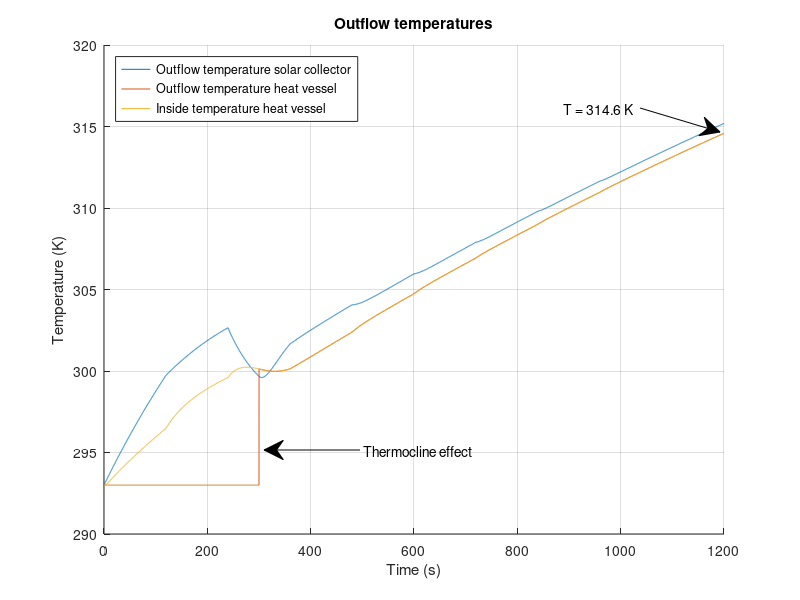

Here is the MATLAB script that generated this plot:
%%%%%%%%%%%%%%%%%%%%%%%%%%%%%%%%%%%%%%%%%%%%
% Matlab model for Solar Collector Group 10%
%%%%%%%%%%%%%%%%%%%%%%%%%%%%%%%%%%%%%%%%%%%%
clc;
clear;
close all;
%%
%%%%%%%%%%%
%Constants%
%%%%%%%%%%%
%Natural costants:
    sigma = 5.67*10^(-8);                       %Stefan-Boltzmann constant
    v_out = 4.5;                                %Velocity of air outside the solar collector [m/s]
    v_in = 0;                                   %Velocity of air inside the solar collector [m/s]
%Emissivity
    e_Cu = 0.22;                                %Copper tube, value 0.052
    e_glass = 0.95;
    e_PVC = 0.91;                               %PVC tube
    e_foam = 0.9;                               %foam foil
    e_Al = 0.04;                                %Aluminum tape
    e_paint = 0.95;                             %Emissivity of black paint (for comparison)
    e_wood = 0.94;
    e_CuMatte = 0.22;                           %Emissivity of the copper tube after making it less reflective (for comparison)
%Thermal conductivity
    k_air = 0.026;                              %Air [W/(m*K)]
    k_tempex =0.03;                             %Tempex plate [W/(m*K)]
    k_Cu = 400;                                 %Copper tube [W/(m*K)]
    k_wood = 0.12;                              %Wood casing [W/(m*K)]
    k_Po = 0.13;                                %Polyurethane tube [W/(m*K)]
    k_PVC = 0.19;                               %PVC thermal conduc [W/(m*K)]
    k_foil = 0.04;                              %Polyethylene foam foil [W/(m*K)]
    k_glass = 0.96;                             %Thermal conductivity of the glass plate [W/(m*K)]
%Heat transfer coefficient
    h_out_air = 10.45 - v_out + 10*(v_out)^(1/2);%Outside solar collector air [W/(m^2*K)]
    h_in_air = 10.45 - v_in + 10*(v_in)^(1/2);  %Inside solar collector air [W/(m^2*K)]
    h_air = 2.5;                                %Still standing 298K air [W/(m^2*K)]
%Specific heat
    c_water = 4186;                             %Specific heat water [J/kgK]
    c_Cu = 386;                                 %Specific heat copper [J/kgK]
    c_Al = 922;                                 %Specific heat aluminium[J/kgK]
    c_air = 1007;                               %Specific heat air[J/kgK]
%Measurements
    D_Cu = 0.012;                               %Diameter of the copper tube [m]
    D_PolyTube = 0.008;                         %Diameter of the polyurathane pump tubes [m]
    R_Cu1 = 0.005;                              %Inner radius of the copper tube [m]
    R_Cu2 = 0.006;                              %Outer radius of  the copper tube [m]
    V_air = 0.04911;                            %Volume of the air in the solar collector [m^3]
    V_Al = 8.96*10^(-5);                        %Total volume of the aluminum tape
    L_Cu_SC = 6.63;                             %Length of the copper tube in the solar collector [m]
    L_CuTube = 6.630;                           %Total length of tube that's exposed to the air [m]
    L_PolyTube1 = 3;                            %Total length of polyurathane pump tube 1 [m]
    L_PolyTube2 = 3;                            %Total length of polyurathane pump tube 2 [m]
    d_frame = 0.05;                             %Thickness of the pinewood frame [m]
%Measurements Heat storage vessel
    D_pvc = 0.050;                              %Diameter PVC tube [m]
    R_pvcThick = 0.0018;                        %PVC wall thickness
    R_pvc1 = (D_pvc/2) - R_pvcThick;            %Inner Radius PVC tube [m]
    R_pvc2 = (D_pvc/2);                         %Outer Radius PVC tube [m]
    N_insLayers = 6;                            %Number of insulating polyethylene foam foil layers [m]
    R_polyFoil = N_insLayers * 0.003;           %Radius thickness polyethylene foam foil [m]
    L_Tube_HV = 0.71;                           %PVC length [m]
%Measurements for in- and outlet connectors
    D_Po = 0.012;                               %Diameter of the polyurethane tube [m]
    R_Po1 = 0.004;                              %Inner radius of the polyurethane tube [m]
    R_Po2 = 0.006;                              %Outer radius of the polyurethane tube [m]
    L_Tube_HV_to_SC = 3;                        %Half of general setup length, HV to SC [m]
    L_Tube_SC_to_HV = 3;                        %Half of general setup length, SC to HV [m]
%Areas
    A_RadCu = 4*D_Cu*1.4+3*0.5*0.25*pi*(0.0898^2-0.0778^2)+2*0.012*0.15; %Sunlit area of the copper tube [m^2]
    A_RadAl = 0.670*1.4 - 4*0.012*1.4;                      %Sunlit area of the aluminum troughs [m^2]
    A_AirCu = 1.4*pi*D_Cu + 3*4.9594762*10^(-3) + 0.05*pi*D_Cu + 2*0.1*pi*D_Cu; %Area of the copper tube that's exposed to the air [m^2]
    A_AirTape = 1.971;                                      %Area of the aluminum tape that is exposed to the air [m^2]
    A_AirSS = 2*(1.64*0.67)+2*(0.67*0.065)+2*(0.065*1.72);  %Area of solar collector that is exposed to the air [m^2]
    A_frame = 2*(0.67*0.065)+2*(0.065*1.72);                %Area of sides touching pinewood [m^2]
    A_HV = 2*pi*(R_pvc2+R_polyFoil)*L_Tube_HV;              %Area of heat vessel [m^2] %%%%CHECK THIS
%Intensity
    I_sun = 1000;                               %Intensity of the artificial sun [W/m^2]
%Temperatures
    T_sur = 293;                                %Temperature of the surroundings [K]
    T_in = 293;                                 %Temperature of the incoming water [K]
%Density
    rho_w = 1000;                               %Density of water [kg/m^3]
    rho_Cu = 8.9*10^3;                          %Density of copper [kg/m^3]
    rho_air = 1.29;                             %Density of air [kg/m^3]
    rho_Al = 2.70*10^3;                         %Density of aluminum [kg/m^3]
%Variables
    test_length = 20;                           %Given time in test [minutes]
    flowrate = 0.1;                             %Initial flowrate [L/min]
%%
%%%%%%%%%%%%%%
%Calculations%
%%%%%%%%%%%%%%
%%Length of simulation%%
t_end = test_length*60;                 %End time [s]
t_step = 0.1;                           %Step size [s]
Steps = t_end/t_step;                   %Amount of steps

%%HEAT VESSEL%%
T_HV_table = zeros(3,Steps+1);          %Heat vessel table for data logging
T_HV_table(1,:) = 0:t_step:t_end;
T_HV_out=T_in;                          %Beginning temperature of water in the heat vessel [K]
m_SC_water = 0.512;                     %Max mass of water in the solar collector [kg]
m_HV_water = 1.2;                       %Max mass of water in the heat vessel  [kg]
m_out_tube =1/4*pi*((D_Po -2*0.002)^2)*L_Tube_HV_to_SC ;    %Max mass of water in the outlettubing [kg]
m_hv_frac = 0;                           %Initial fraction hot water to cold water [-]

%%Thermocline HV start values%%
m_HV_new = 0;                           %Starting mass of hot water in HV  [kg]
m_HV_old = m_HV_water;                  %Starting mass of cold water in HV [kg]
T_HV_inside = T_in;                     %Starting temperature HV [K]

%%Tube Heat vessel --> Solar Collector%%
m_PolyTube1_water = (1/4)*pi*D_PolyTube^2*L_PolyTube1*rho_w;                %Maximum amount of water in the tube [kg]
T_SC_in = T_in;                                                             %Starting temperature [K]

%%SOLAR COLLECTOR%%
T_SC_table = zeros(3,Steps+1);          %Solar collector table for data logging
T_SC_table(1,:) = 0:t_step:t_end;
T_SC_out=T_in;                          %Beginning temperature of water in the solar collector [K]
I_glass = I_sun*e_glass;                %Intensity after absorption of glass plate [W/m^2]
%%Aluminium reflection and absorption rates%%
dQdt_RadAl = (1-e_Al)*A_RadAl*I_glass;              %Energy that is reflected by the aluminum tape [W]
dQdt_RadAl_in = (e_Al)*A_RadAl*I_glass;             %Energy that is absorbed by the aluminum tape [W]
dQdt_RadCu = e_Cu*A_RadCu*I_glass + e_Cu*dQdt_RadAl;  %Energy that is absorbed by the copper tube due to radiation [W]

%SC glass plate calculations
d_glass = 0.004;                                                            %Thickness of the glass plate [m]
A_glass = 0.67*(1.640+0.080);                                               %Area of the glass plate [m]

%%Tube Solar Collector --> Heat vessel%%
m_PolyTube2_water = (1/4)*pi*D_PolyTube^2*L_PolyTube2*rho_w;                %Maximum amount of water in the tube [kg]
T_HV_in = T_in;                                                             %Starting temperature [K]

%%General%%
m_Cu = (L_Cu_SC*pi*R_Cu2^2 - L_Cu_SC*pi*R_Cu1^2)*rho_Cu;                    %Mass of the copper tube in the solar collector [kg]
m_air = rho_air*V_air;                                                      %Mass of the air in the solar collector [kg]
m_Al = rho_Al*V_Al;                                                         %Total mass of the aluminum tape [kg]
T_air = T_in;                                                               %Starting temperature of the air [K]
T_Al = T_in;                                                                %Starting temperature of the aluminum tape [K]
m_flow = (flowrate/60/1000)*rho_w*t_step;                                   %Mass of water inflow from pump during t_step [kg]
%%
for t=0:t_step:t_end
    %%
    %%%%%%%%%%%%%%%%%%%%%%%%%%%%%%%%%%%%%%%%
    %       Variable flowrate              %
    %%%%%%%%%%%%%%%%%%%%%%%%%%%%%%%%%%%%%%%%
    if (120<t && t<1080)                                                   %Varying flow rate between 2 minutes and 18 minutes
          xStart = 0.2;                                                    %Flow rate after 2 minutes
          steptime = 0.4;                                                  %Stepsize of the flow rate after every 2 minutes
          N = 8;                                                           %Amount of steps
          pump = xStart + (0:N-1)*steptime;                                %Ceating array with differnt flow rates
          flowrate = pump(round((t-60)/120));                              %At what time which array (flow rate) should be picked
          m_flow = (flowrate/60/1000)*rho_w*t_step;                        %Mass of water inflow from pump during t_step [kg]
    elseif (1080<t && t<1200)                                              %Flow rate between 18 minutes and 20 minutes
          flowrate = 3;                                                    %Flow rate [L/min]
          m_flow = (flowrate/60/1000)*rho_w*t_step;                        %Mass of water inflow from pump during t_step [kg]
    end
    %%
    %%%%%%%%%%%%%%%%%%%%%%%%%%%%%%%%%%%%%%%%
    %       Equations for the vessel       %
    %%%%%%%%%%%%%%%%%%%%%%%%%%%%%%%%%%%%%%%%    
    %%%%%Insulation heat loss%%%%
    R_HV_PVC_cond = R_pvc1/(k_PVC*(2*pi*R_pvc2*L_Tube_HV));                     %Thermal resitance of conduction through PVC [K/W]
    R_HV_ins_Cond =  (log((R_pvc2 + R_polyFoil)/R_pvc2)) / (k_foil*A_HV);   %Thermal resitance of conduction through poly foam foil [K/W]
    R_HV_ins_Conv = 1 / (h_air*A_HV);                                       %Thermal resitance of convection outside poly foam foil [K/W]
    HL_RadOut_PVC = e_PVC * sigma * A_HV * (T_HV_inside^4 - T_sur^4);   %Heat loss due to radiation PVC [W]
    HL_RadOut_foam = e_foam * sigma * A_HV * (T_HV_inside^4 - T_sur^4); %Heat loss due to radiation foam foil [W]
    R_HV_ins_total = R_HV_PVC_cond + R_HV_ins_Cond + R_HV_ins_Conv;         %Total thermal resistance in series [K/W]
    %Total heat flow through insulation multiplied with fraction hot water
    dQdt_HV_insulation = m_hv_frac*(-((T_HV_inside - T_sur ) / R_HV_ins_total)-HL_RadOut_PVC-HL_RadOut_foam);   
    
    %%%%%End caps heat loss%%%%
    R_HV_cap_Conv = 1 /h_air*pi*(R_pvc2+R_pvcThick).^2;                     %Thermal resistance due to convection on end caps [K/W]
    R_HV_cap1 = R_pvcThick / (k_PVC * (pi*R_pvc2).^2);                      %Thermal resistance end-cap [K/W]
    R_HV_cap2 = R_HV_cap1;                                                  %Thermal resistance upper end cap [K/W]
    if m_hv_frac == 1
        %If heatvessel is full of hot water, heat loss from both end caps is presumed
        R_HV_caps_total = R_HV_cap1 + R_HV_cap2 + 2*R_HV_cap_Conv;
        dQdt_HV_caps = -((T_HV_inside - T_sur ) / R_HV_caps_total);
    else
        %If hot water not at bottom HV, only 1 end-cap
        R_HV_caps_total = R_HV_cap1 + R_HV_cap_Conv;                        
        dQdt_HV_caps = -((T_HV_inside - T_sur ) / R_HV_caps_total);
    end
    
    %%%%Total heat flow storage vessel%%%%
    dQdt_HV_total = dQdt_HV_insulation + dQdt_HV_caps;                      %Total heat flow storage vessel [W/m^2]
    
    %%%%Calculate internal temperature%%%%
    delta_T = (dQdt_HV_total*t_step/(m_HV_water*c_water));                  %Resulting delta T of heat flow [K]
    T_HV_inside = T_HV_inside+delta_T;                                      %Resulting internal temperature [K]
    
    %%%%Thermocline effect%%%% 
    if (m_HV_new < m_HV_water)                                              % Cold region thermocline provides outlfow HV
        m_HV_new = m_HV_new + m_flow;
        T_HV_inside = (m_flow*T_HV_in + T_HV_inside*m_HV_new)/(m_HV_new + m_flow);
        m_hv_frac = m_HV_new / m_HV_water;                                  %Fraction hot to cold water in HV
        m_HV_old = m_HV_old - m_flow;
        T_HV_out = T_in;                                                    %Resulting temperature outlfow if full of hot water
    else                                                                    %Thermocline when cold water has been dispersed
        T_HV_inside = (m_flow*T_HV_in + T_HV_inside*m_HV_new)/(m_HV_new + m_flow);
        m_hv_frac = 1;                                                      %Fraction of cold water to hot water is 1, used for heat losses in HV
        T_HV_out = T_HV_inside;                                             %Resulting temperature outlfow if not full of hot water
    end
    
    %%%%Log HV data for plotting%%%%
    Column = round((1/t_step)*t+1);                                         %Table time step counter
    T_HV_table(2,Column)=T_HV_out;                                          %Assign value for T_HV_out to the right space
    T_HV_table(3,Column)=dQdt_HV_total;                                     %Assign value for dQdt_HV_total to the right space
    T_HV_table(4,Column)=T_HV_inside;                                       %Assign value for inside temperature heat vessel
    
    %%
    %%%%%%%%%%%%%%%%%%%%%%%%%%%%%%%%%%%%%%%%
    %Tube 1 Heat vessel --> Solar collector%
    %%%%%%%%%%%%%%%%%%%%%%%%%%%%%%%%%%%%%%%%
    %%%%Inflow temperature%%%%
    m_PolyTube1_old = m_PolyTube1_water - m_flow;                           %Mass of water from t-t_step [kg]
    m_PolyTube1_new = m_flow;                                               %Mass of water added to the heat vessel during t_step [kg]
    T_SC_in = (m_PolyTube1_old*T_SC_in + m_PolyTube1_new*T_HV_out)/(m_PolyTube1_old+m_PolyTube1_new); %Inflow temperature [K] 
    
    %%%%Thermal resistance%%%%
    R_tube_out_Cond =  (log(R_Po2 /R_Po1)) / ((2*pi*k_Po*L_Tube_HV_to_SC ));%Thermal resitance of conduction outlet tubing [K/W]
    R_tube_out_Conv = 1 / (h_air*(2*pi*R_Po2)*L_Tube_HV_to_SC) ;           %Thermal resitance of convection outlet tubing [K/W]
    R_tube_out_total = R_tube_out_Cond + R_tube_out_Conv;                  %Total thermal resistance in series [K/W]
    
    %%%%Total heat flowflow%%%%
    dQdt_PolyTube1_total = -((T_HV_out - T_sur ) / R_tube_out_total);       %Total heat flow HV to SC[W/m^2]
    
    %%%%Outflow temperature
    delta_T = (dQdt_PolyTube1_total*t_step/(m_PolyTube1_water*c_water));    %Resulting delta T of heat flow [K]
    T_SC_in = T_SC_in+delta_T;                                              %Resulting outflow temperature [K]
    
    %%
    %%%%%%%%%%%%%%%%%%%%%%%%%%%%%%%%%%%%%%%%
    %  Equations for the solar collector   %
    %%%%%%%%%%%%%%%%%%%%%%%%%%%%%%%%%%%%%%%%
    m_SC_old = m_SC_water - m_flow;                                         %Mass of water from t-t_step [kg]
    m_SC_new = m_flow;                                                      %Mass of water added to the solar collector during t_step [kg]
    T_SC_out = (m_SC_old*c_water*T_SC_out + m_Cu*c_Cu*T_SC_out + m_SC_new*c_water*T_SC_in)/(m_SC_old*c_water + m_Cu*c_Cu + m_SC_new*c_water);

    %%%Heat transfer mechanisms in the solar collector%%%	
    dtQt_RadOut = e_Cu * sigma * A_AirCu * (T_SC_out^4 - T_air^4);          %Heat loss due to radiation [W]                
    R_CondOut = (log(R_Cu2/R_Cu1)) / (2*pi*k_Cu*L_CuTube);                  %Thermal resistance due to conduction in the copper tube [K/W]
    R_Cu_conv = 1 / (h_air*A_AirCu);                                         %Thermal resistance due to convection [K/W]
    R_SC_total = R_CondOut + R_Cu_conv;                                     %The total of all the thermal resistances [K/W]
  
    %%%%Total heat flow solar collector%%%%
    dQdT_SC_tube = ((T_SC_out - T_air) / R_SC_total);
    dQdt_SC_total = dQdt_RadCu - dQdT_SC_tube - dtQt_RadOut;        %Total heat flow solar collector [W/m^2]
    
    %%%%Calculate internal temperature%%%%    
    delta_T = (dQdt_SC_total*t_step)/(m_SC_water*c_water + m_Cu*c_Cu);      %Resulting delta T of heat flow [K]
    T_SC_out=T_SC_out+delta_T;                                              %Resulting outflow temperature [K]
    
    %%%%Log SC data for plotting%%%%
    Column = round((1/t_step)*t+1);                                         %Table time step counter
    T_SC_table(2,Column)=T_SC_out;                                          %Assign value for T to the right space
    T_SC_table(3,Column)=delta_T;                                           %Assign value for T to the right space
    
    %%
    %%%%%%%%%%%%%%%%%%%%%%%%%%%%%%%%%%%%%%%%
    %Tube 2 Solar collector --> Heat vessel%
    %%%%%%%%%%%%%%%%%%%%%%%%%%%%%%%%%%%%%%%%
    m_PolyTube2_old = m_PolyTube1_water - m_flow;                           %Mass of water from t-t_step [kg]
    m_PolyTube2_new = m_flow;                                               %Mass of water added to the heat vessel during t_step [kg]
   
    T_HV_in = (m_PolyTube2_old*T_HV_in + m_HV_new*T_SC_out)/(m_PolyTube2_old+m_HV_new); %Average internal HV temperature with inflow from SC [K]
    
    R_tube_in_Cond =  (log(R_Po2 /R_Po1)) / ((2*pi*k_Po*L_Tube_SC_to_HV )); %Thermal resitance of conduction inlet tubing [K/W]
    R_tube_in_Conv = 1 / (h_air*(2*pi*R_Po2)*L_Tube_SC_to_HV) ;             %Thermal resitance of convection inlet tubing [K/W]
    R_tube_in_total = R_tube_in_Cond + R_tube_in_Conv;                      %Total thermal resistance in series [K/W]
    
    %%%%Total flow
    dQdt_PolyTube2_total = -((T_HV_in - T_sur ) / R_tube_in_total);         %Total heat flow general setup SC to HV [W/m^2]

    delta_T = (dQdt_PolyTube2_total*t_step/(m_PolyTube2_water*c_water));    %Resulting delta T of heat flow [K]
    T_HV_in = T_HV_in+delta_T;                                              %Resulting outflow temperature [K]
        
    %%
    %%%%%%%%%%%%%%%%%%%%%%%%%%%%%%%%%%%%%%%%
    %            Air Temperature           %
    %%%%%%%%%%%%%%%%%%%%%%%%%%%%%%%%%%%%%%%%
    %To calculate dQdt_air_total, first the temperature of the aluminum tape has to be determined:
    dQdt_Al_conv = h_air*A_AirTape*(T_Al-T_air);                            %Convective heat loss aluminium tape [W/m^2]
    dQdt_Al_total = dQdt_RadAl_in - dQdt_Al_conv;                           %Total heat flow aluminium tape [W/m^2]
    delta_T = (dQdt_Al_total*t_step)/(m_Al*c_Al);                           %Resulting delta T aluminium tape [K]
    T_Al = T_Al + delta_T;                                                  %Temperature aluminium tape after delta T [K]

    %Air temperature:
    dQdt_CondEnv = -(k_wood * A_frame * (T_air - T_sur))/d_frame;               %Heat flow to the environment through the wood by conduction [W/m^2]
    dQdt_CondGlass = -(k_glass*A_glass*(T_air - T_sur))/d_glass;           %Heat flow to the environment through the glass by conduction [W/m^2]
    dQdt_air_total = dQdt_Al_conv + dQdt_CondEnv + dQdt_CondGlass + dQdT_SC_tube; %Total heat flow air inside solar collector [W/m^2]
     
    delta_T = (dQdt_air_total*t_step)/(m_air*c_air);                        %Resulting delta T of heat flow [K]
    T_air = T_air + delta_T;                                                %Resulting air temperature [K]
    
end
%%
%%%%%%%%%%
%Plotting%
%%%%%%%%%%

t_var=T_SC_table(1,:);          %Time variable
T_SC_var=T_SC_table(2,:);       %Outflow temperature solar collector
T_HV_var=T_HV_table(2,:);       %Outflow temperature heat vessel
T_HV_inside = T_HV_table(4,:);  %Inside temperature heat vessel

hold on
grid on

plot(t_var,T_SC_var);
plot(t_var,T_HV_var);
plot(t_var,T_HV_inside);

annotation('textarrow',[0.8 0.9], [0.82 0.78] ,'String','T = 314.6 K ');
annotation('textarrow', [0.45 0.33], [0.25 0.25], 'String', 'Thermocline effect');

ylabel('Temperature (K)')
legend({'Outflow temperature solar collector','Outflow temperature heat vessel','Inside temperature heat vessel'}, 'Location','northwest')

xlim([0 t_end]);
xlabel('Time (s)')
title('Outflow temperatures')
saveas(gcf,'Outflow temperature.jpg')